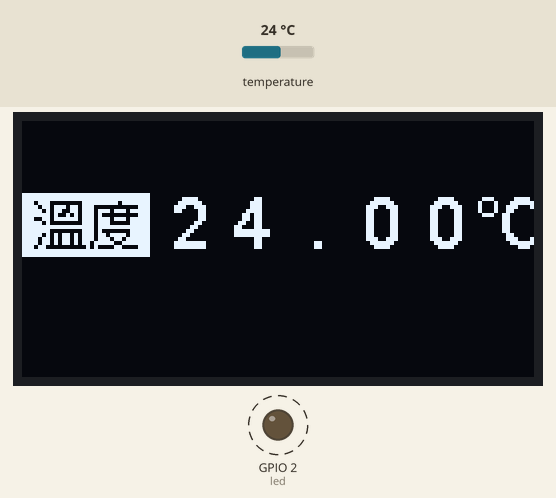
This program was run on a simulated ESP8266 board running MicroPython. Shown: 128×64 one-colour display, output pins drawn as LEDs (lit = HIGH, except the on-board LED, lit = LOW). Dashed ring = blinking. Inputs (shaded band) come from the test bench; at power-on: temperature 24 °C. The interpreter's speed is modelled, so counts of loop turns are approximate; library files of the repository ran but are not shown: ssd1306.py.

Above: at 1.4 s.
1.5 s: temperature set to 12 °C
At 3.2 s:
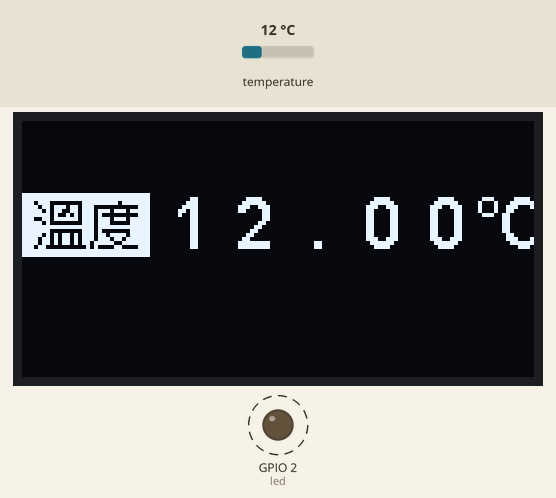
5.7 s: temperature set to 19 °C
At 7.6 s:
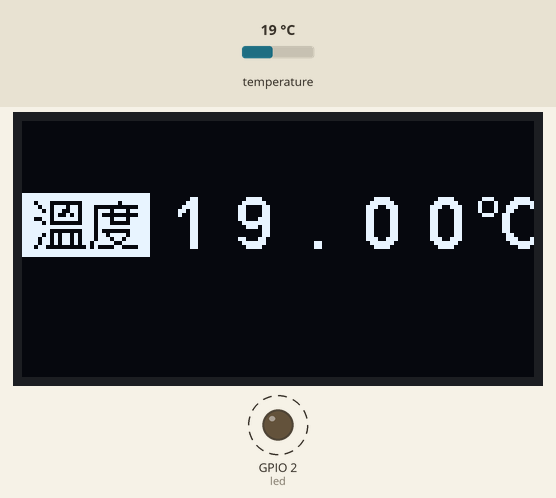
9.3 s: temperature set to 28 °C
At 10.9 s:
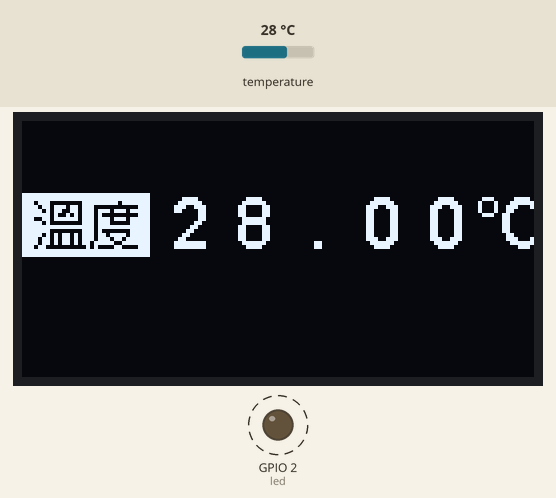
Timing chart, 0 to 18.6 s (numbered marks = the images above; inputs shaded):
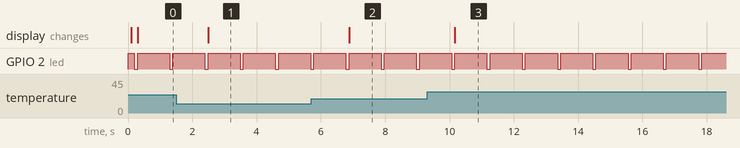

Measured:
- after the input at 1.5 s, the display: changes after 0.99 s (image 1)
- after the input at 5.7 s, the display: changes after 1.2 s (image 2)
- after the input at 9.3 s, the display: changes after 0.87 s (image 3)
- by itself, GPIO 2 (led): alternates HIGH for 1.0 s and LOW for 0.10 s

The program:

tmp102_49.py
```python
#
# ---------------------------------------------
# tmp102 with 0x49 slave address
# ---------------------------------------------
#
import bigSymbol
from machine import Pin, I2C
import ssd1306
import tmp102Class
import time

led = Pin(2, Pin.OUT, value=1)
i2c = I2C(scl=Pin(5), sda=Pin(4), freq=100000)
oled = ssd1306.SSD1306_I2C(128, 64, i2c)
dsp = bigSymbol.Symbol(oled)
t = tmp102Class.TMP102(0x49)

dsp.clear()
dsp.temp(0, 18)
t.sleep()

while True:
    led.value(0)
    dsp.text('{:0.2f}c'.format(t.one_shot_read_TempC()), 34, 18)
    oled.show()
    led.value(1)
    time.sleep(1)
```

bigSymbol.py
```python
import framebuf

class Symbol:
    _BIGNUM = {
        '.': bytearray(b'\x00\x00\x00\x00\x00\x00\x00\x00\x00\x00\x00\x00\x00\x00\x00\x00\x00\x00\x00\x00\x00\x00\x0000\x00\x00\x00\x00\x00\x00\x00'),
        '%': bytearray(b'|\xfe\x82\x82\xfe|\xc0\xf0|\x8e\x82\x80\x80\x00\x00\x00\x00\x00\x00 8\x1e\x07\x01\x1f?  ?\x1f\x00\x00'),
        'c': bytearray(b'\x1c"""\x1c\x00\xe0\xf8\x1c\x0e\x06\x06\x06\x0c\x1c\x18\x00\x00\x00\x00\x00\x00\x03\x0f\x1c\x18000\x18\x1c\x04'),
        '0': bytearray(b'\x00\x00\x00\x00\xf8\xfc\x0e\x06\x06\x0e\xfc\xf8\x00\x00\x00\x00\x00\x00\x00\x00\x0f\x1f8008\x1f\x0f\x00\x00\x00\x00'),
        '1': bytearray(b'\x00\x00\x00\x00\x000\x18\x0c\xfe\xfe\x00\x00\x00\x00\x00\x00\x00\x00\x00\x00\x00\x00\x00\x00??\x00\x00\x00\x00\x00\x00'),
        '2': bytearray(b'\x00\x00\x00\x00\x18\x1c\x0e\x06\x06\x8e\xfcx\x00\x00\x00\x00\x00\x00\x00\x0008<63100\x00\x00\x00\x00'),
        '3': bytearray(b'\x00\x00\x00\x00\x08\x0c\x06\xc6\xc6\xfc\xbc\x00\x00\x00\x00\x00\x00\x00\x00\x00\x0c\x1c0000\x1f\x0f\x00\x00\x00\x00'),
        '4': bytearray(b'\x00\x00\x00\x00\x80\xe0p\x1c\xfe\xfe\x00\x00\x00\x00\x00\x00\x00\x00\x00\x07\x07\x06\x06\x06??\x06\x06\x00\x00\x00\x00'),
        '5': bytearray(b'\x00\x00\x00\x00\xf0\xfeNfff\xc6\x80\x00\x00\x00\x00\x00\x00\x00\x00\x0c\x1c0000\x1f\x0f\x00\x00\x00\x00'),
        '6': bytearray(b'\x00\x00\x00\x00\xf0\xfc\x8e\xc6\xc6\xc6\x8c\x08\x00\x00\x00\x00\x00\x00\x00\x00\x07\x1f9000\x1f\x0f\x00\x00\x00\x00'),
        '7': bytearray(b'\x00\x00\x00\x00\x06\x06\x06\x86\xe6v\x1e\x06\x00\x00\x00\x00\x00\x00\x00\x00\x00\x008?\x07\x00\x00\x00\x00\x00\x00\x00'),
        '8': bytearray(b'\x00\x00\x00\x008\xfc\xc6\xc6\xc6\xc6\xfc8\x00\x00\x00\x00\x00\x00\x00\x00\x0f\x1f0000\x1f\x0f\x00\x00\x00\x00'),
        '9': bytearray(b'\x00\x00\x00\x00x\xfc\x86\x86\x86\xc6\xfc\xf8\x00\x00\x00\x00\x00\x00\x00\x00\x08\x181118\x1f\x07\x00\x00\x00\x00')
    }

    _HUMID = bytearray(b'\xff\xff\xdd\xbbw\xff\x03+\xab\xab\xab\xab+\x83\xff\xff\xff\xff\x07\xf7\xd7\xd7\x07WSW\x07\xd7\xd7\xff\xff\xff\xff\xff\xdf\xe7\xfb\xd4\xe1\xf5\xc1\xf6\xe5\xd0\xf5\xe2\xd7\xff\xff\xcf\xf0\xdf\xdd\xd9\xd5\xed\xed\xd5\xd9\xdf\xdf\xff\xff\xff')
    _TEMP = bytearray(b'\xff\xff\xff\xbb\xb7o\xff\x03{[Kc[{\x03\xff\xff\xff\x07\xf7\xd7\xd7\x07WSW\x07\xd7\xd7\xff\xff\xff\xff\xff\xff\xdf\xe7\xfb\xdf\xc1\xdd\xc1\xdd\xdd\xc1\xdd\xc1\xdf\xff\xcf\xf0\xdf\xdd\xd9\xd5\xed\xed\xd5\xd9\xdf\xdf\xff\xff\xff')

    def __init__(self, oled):
        self.oled = oled

    def clear(self):
        self.oled.fill(0)
        self.oled.show()

    def temp(self, x, y):
        fb = framebuf.FrameBuffer(self._TEMP, 32, 16, framebuf.MVLSB)
        self.oled.blit(fb, x, y)

    def humid(self, x, y):
        fb = framebuf.FrameBuffer(self._HUMID, 32, 16, framebuf.MVLSB)
        self.oled.blit(fb, x, y)

    def text(self, str, x, y):
        for i in str:
            fb = framebuf.FrameBuffer(self._BIGNUM[i], 16, 16, framebuf.MVLSB)
            self.oled.blit(fb, x, y)
            x += 16
```

tmp102Class.py
```python
from machine import Pin, I2C

class TMP102:
    i2c = I2C(scl=Pin(5), sda=Pin(4), freq=400000)
    #slave_address = 0x48

    def __init__(self, slave_address=0x48):
        self.__slave_address = slave_address

    def get_TempC(self, data):
        val = int.from_bytes(data, 'big', False) >> 4
        if val > 0x7FF:
            val = val | 0xF000
        return val * 0.0625

    def get_register_data(self, register):
        data = None
        while data is None:
            TMP102.i2c.writeto(self.__slave_address, bytes([register]))
            data = TMP102.i2c.readfrom(self.__slave_address, 2)
        return data

    def readTempC(self):
        data = self.get_register_data(0)
        return self.get_TempC(data)

    def wakeup(self):
        data = self.get_register_data(1)
        data1 = data[0]
        data1 &= 0xFE      # set bit0 = 0
        TMP102.i2c.writeto_mem(self.__slave_address, 1, bytes([data1]))

    def sleep(self):
        data = self.get_register_data(1)
        data1 = data[0]
        data1 |= 0x01     # set bit0 = 1
        TMP102.i2c.writeto_mem(self.__slave_address, 1, bytes([data1]))

    def set_alert_polarity(self, active_low):
        data = self.get_register_data(1)
        data1 = data[0]
        if active_low:
            data1 &= 0xFB  # set bit2 = 0
        else:
            data1 |= 0x04  # set bit2 = 1

        TMP102.i2c.writeto_mem(self.__slave_address, 1, bytes([data1]))

    def set_one_shot(self):
        data = self.get_register_data(1)
        data1 = data[0]
        data1 |= 0x80     # set bit7 = 1
        TMP102.i2c.writeto_mem(self.__slave_address, 1, bytes([data1]))

    def get_one_shot(self):
        while True:
            data = self.get_register_data(1)
            data1 = data[0]
            data1 = (data1 >> 7) & 0x01
            if data1 != 0:
                break
        return self.get_register_data(0)

    def one_shot_read_TempC(self):
        self.set_one_shot()
        return self.get_TempC(self.get_one_shot())
```
